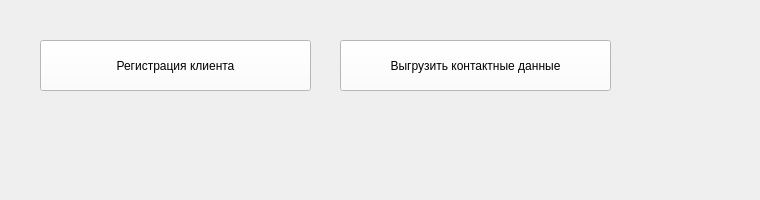
    <widget class="QWidget" name="page_clients">
     <widget class="QFrame" name="frame_clients">
      <property name="geometry">
       <rect>
        <x>30</x>
        <y>20</y>
        <width>721</width>
        <height>171</height>
       </rect>
      </property>
      <property name="styleSheet">
       <string notr="true">background-color: transparent;</string>
      </property>
      <property name="frameShape">
       <enum>QFrame::StyledPanel</enum>
      </property>
      <property name="frameShadow">
       <enum>QFrame::Raised</enum>
      </property>
      <widget class="QPushButton" name="bt_clientsReg">
       <property name="geometry">
        <rect>
         <x>10</x>
         <y>20</y>
         <width>271</width>
         <height>51</height>
        </rect>
       </property>
       <property name="styleSheet">
        <string notr="true">background-color: rgb(255,255,255);
color: rgb(0, 0, 0);</string>
       </property>
       <property name="text">
        <string>Регистрация клиента</string>
       </property>
      </widget>
      <widget class="QPushButton" name="bt_clientsReg_10">
       <property name="geometry">
        <rect>
         <x>310</x>
         <y>20</y>
         <width>271</width>
         <height>51</height>
        </rect>
       </property>
       <property name="styleSheet">
        <string notr="true">background-color: rgb(255,255,255);
color: rgb(0, 0, 0);</string>
       </property>
       <property name="text">
        <string>Выгрузить контактные данные</string>
       </property>
      </widget>
     </widget>
    </widget>
